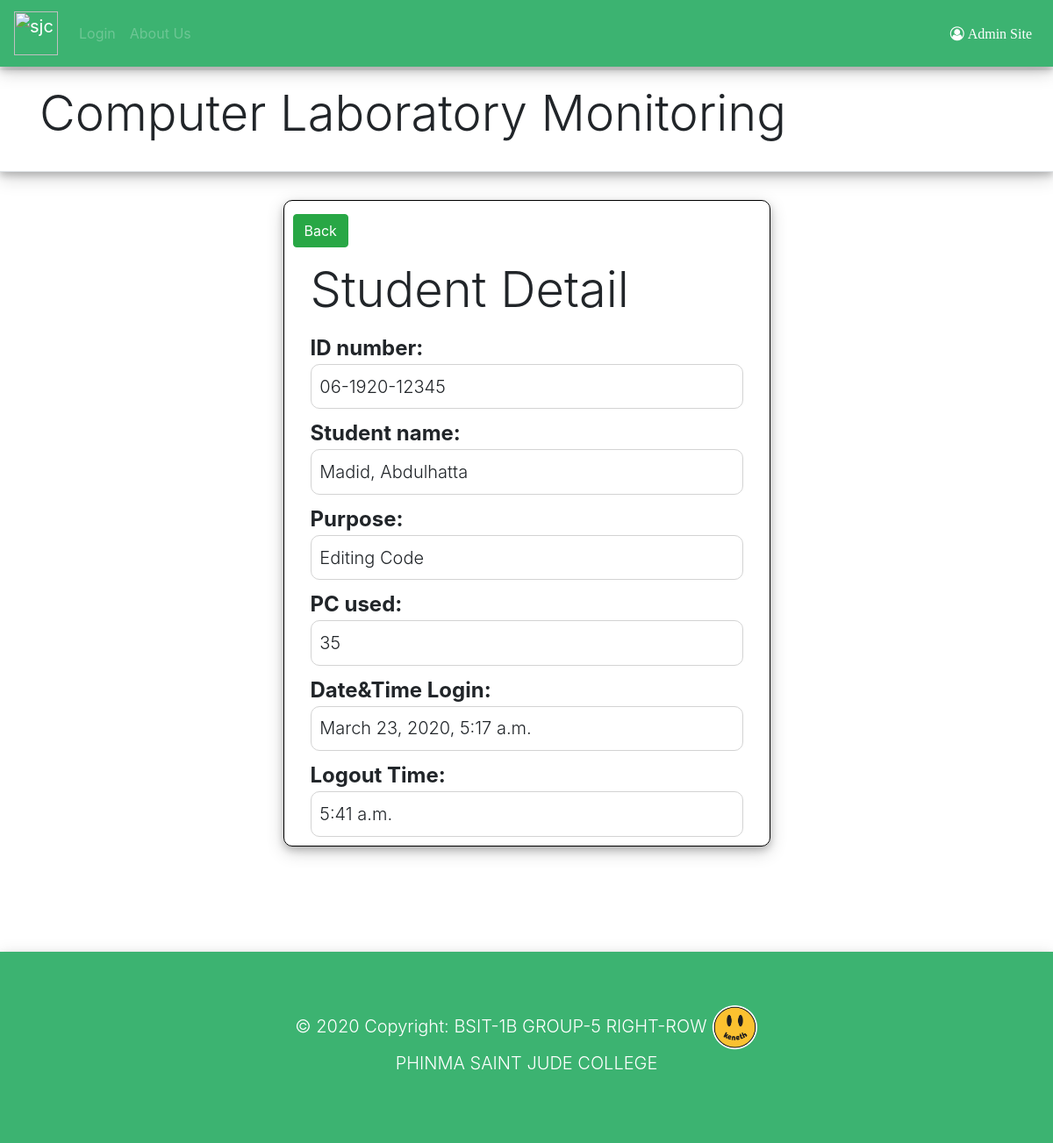
/student/57/, run on the app's committed database.
### timein/models.py (models this page shows, shortened)
class Student(models.Model):
	admin = models.ForeignKey(User, on_delete=models.CASCADE)
	ID_number = models.CharField(max_length=15)
	last_name = models.CharField(max_length=50)
	first_name = models.CharField(max_length=50)
	course = models.CharField(max_length=20)
	purpose = models.CharField(choices=purposes, blank=False, max_length=20, default='general')
	pc = models.IntegerField()
	date = models.DateTimeField(default=timezone.now)
	timeout = models.TimeField(default=timezone.now, blank=True, null=True)

### timein/views.py (the view)
# urls.py: path('student/<int:pk>/', views.user_detail, name='user_detail'),
def user_detail(request, pk):
	student = get_object_or_404(Student, pk=pk)
	if request.method == "POST":
	    form = lout(request.POST, instance=student)
	    if form.is_valid():
	        student = form.save(commit=False)
	        student.admin = request.user
	        student.timeout = timezone.now()
	        student.save()
	        return redirect('user_detail',pk=student.pk)
	else:
	    form = lout(instance=student)
	    return render(request, 'user_detail.html', {'student': student, 'form': form})

### timein/templates/user_detail.html (shortened to what this page needs)
{% extends 'layout.html' %}
{% block content %}
<div class="box2 col-md-6 mx-auto">
    <div class="container">
        <div id="back">
            <a type="button" class="btn btn-success btn-md" href="{% url 'user_list' %}">Back</a>
        </div>
        <h1 id="" style="margin-top:7%; margin-bottom:3%;" class="display-4">Student Detail</h1>
        <p class="tag">
            ID number:
        </p>
        <div class="box3">
            <p style="margin:2%;" class="lead">
                {{ student.ID_number }}
            </p>
        </div>
        <p class="tag">
            Student name:
        </p>
        <div class="box3">
            <p style="margin:2%;" class="lead">
                {{ student.last_name }}, {{ student.first_name }}
            </p>
        </div>
        <p class="tag">
            Purpose:
        </p>
        <div class="box3">
            <p style="margin:2%;" class="lead">
                {{ student.purpose }}
            </p>
        </div>
        <p class="tag">
            PC used:
        </p>
        <div class="box3">
            <p style="margin:2%;" class="lead">
                {{ student.pc }}
            </p>
        </div>
        <p class="tag">
            Date&Time Login:
        </p>
        <div class="box3">
            <p style="margin:2%;" class="lead">
                {{ student.date }}
            </p>
        </div>
        <p class="tag">
            Logout Time:
        </p>
        <div class="box3">
            <p style="margin:2%;" class="lead">
                {% with student.timeout as p %}
                {% if p == None %}
                --:--:--
                {% else %}
                {{ student.timeout }}
                {% endif %}
                {% endwith %}
            </p>
        </div>
    </div>
</div>
{% endblock %}

### timein/static/css/layout.css (style rules this page uses)
.box2 { border: 1px solid black; border-radius: 10px; box-shadow: 0 4px 8px 0 rgba(0, 0, 0, 0.2), 0 6px 20px 0 rgba(0, 0, 0, 0.19); }
.box3 { border: 1px solid #d3d3d3; border-radius: 10px; margin-bottom: 2%; }
.tag { margin: 0px; font-weight: bold; font-size: 24px; }
#back { margin-top: 3%; margin-bottom: -4%; margin-left: -20px; }

### timein/static/css/float_label.css (style rules this page uses)
:root { --input-padding-x: .75rem; --input-padding-y: .75rem; }

### data on the page
Student: ID_number "06-1920-12345", last_name "Madid", first_name "Abdulhatta", purpose "Editing Code", pc "35", date "March 23, 2020, 5:17 a.m.", timeout "5:41 a.m."
